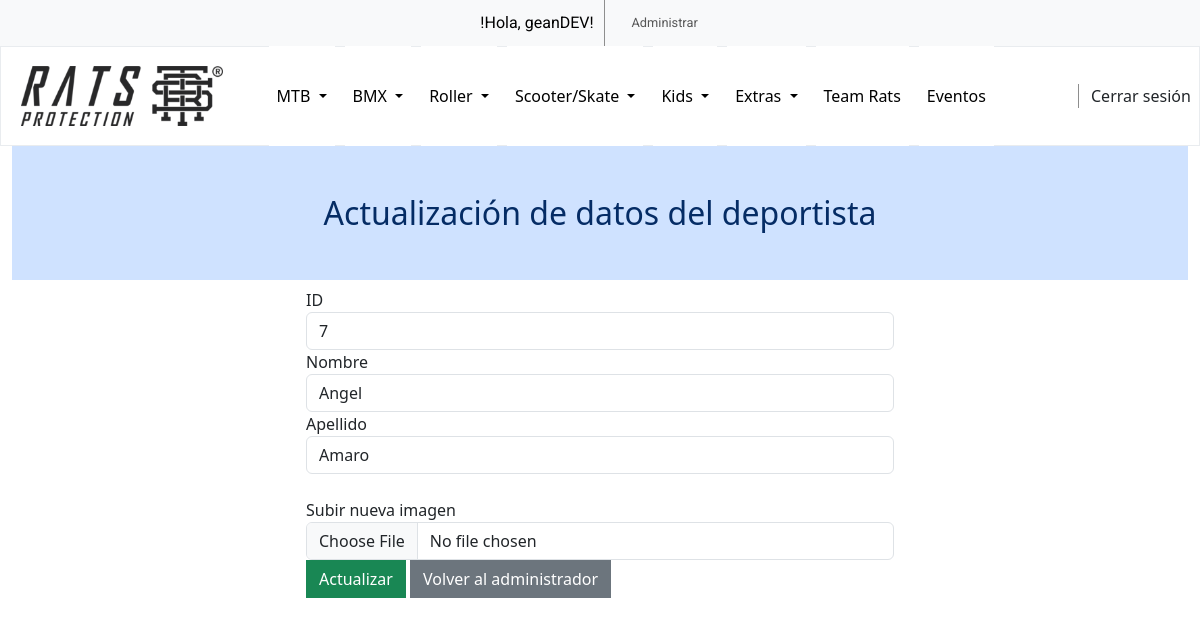
Screenshot of /modificarDeportista.php?id=7 (signed in) with the database file from the repository.
### tables this page shows
CREATE TABLE `teamrats` (
  `idteamrats` int(11) NOT NULL,
  `nombre` varchar(29) NOT NULL,
  `apellido` varchar(20) NOT NULL,
  `imgteamrats` varchar(100) NOT NULL
);

### controladores/funciones.php (called while the page is built, shortened)
<?php
function detalleDeportista($bd, $id, $table) {
    $sql = "SELECT * FROM $table WHERE idteamrats = :id";
    $query = $bd->prepare($sql);
    $query->bindParam(':id', $id, PDO::PARAM_INT);
    $query->execute();
    $team = $query->fetch(PDO::FETCH_ASSOC);
    return $team;
}

### modificarDeportista.php (the view, shortened to what this page needs)
<?php
    require_once('controladores/funciones.php');
    require_once('partials/conexionBD.php');
    $id=$_GET['id'];
    $team=detalleDeportista($bd,$id,'teamrats');
?>
<!DOCTYPE html>
<html lang="es">
<head>
    <?php include_once('./partials/head.php')?>
</head>
<body>
    <header>
        <?php include_once('./partials/navBar.php')?>
    </header>
    <div class="container-fluid">
        <section class="col-12 container-fluid m-0 p-0">
            <h2 class="bg-primary-subtle text-primary-emphasis text-center py-5">Actualización de datos del deportista</h2>
        </section>
        <section class=" col-6 offset-3">
            <form action="" method="POST"  enctype="multipart/form-data">
                <div class="form-group">
                    <label for="id">ID</label>
                    <input type="text" class="form-control" name="id" value="<?= $team['idteamrats'];?>" readonly>
                    <label for="first_name">Nombre</label>
                    <input type="text" class="form-control" name="nombre" value="<?= $team['nombre'];?>">
                    <label for="last_name">Apellido</label>
                    <input type="text" class="form-control" name="apellido" value="<?= $team['apellido'];?>">
                    <br>
                    <label for="avatar">Subir nueva imagen</label>
                    <input class="form-control" type="file" id="formFile" name="imgteamrats" >
                    <button type="submit" class="btn btn-success rounded-0">Actualizar</button>
                    <a href="administrarDeportistas.php" class="btn btn-secondary rounded-0">Volver al administrador</a>
                </div>
            </form>
        </section>
    </div>
</body>
</html>

### css/star.css (style rules this page uses)
body { font-family: Arial, sans-serif; }

### css/estilosRatsgrid.css (style rules this page uses)
* { margin:0px; padding: 0px; box-sizing: border-box; align-items: center; }
body { margin: auto; }
header { top: 0px; width: 100%; }

### rows the page displays
teamrats: id "7", nombre "Angel", apellido "Amaro"

### other values shown
$_SESSION['nombre'] "geanDEV"
